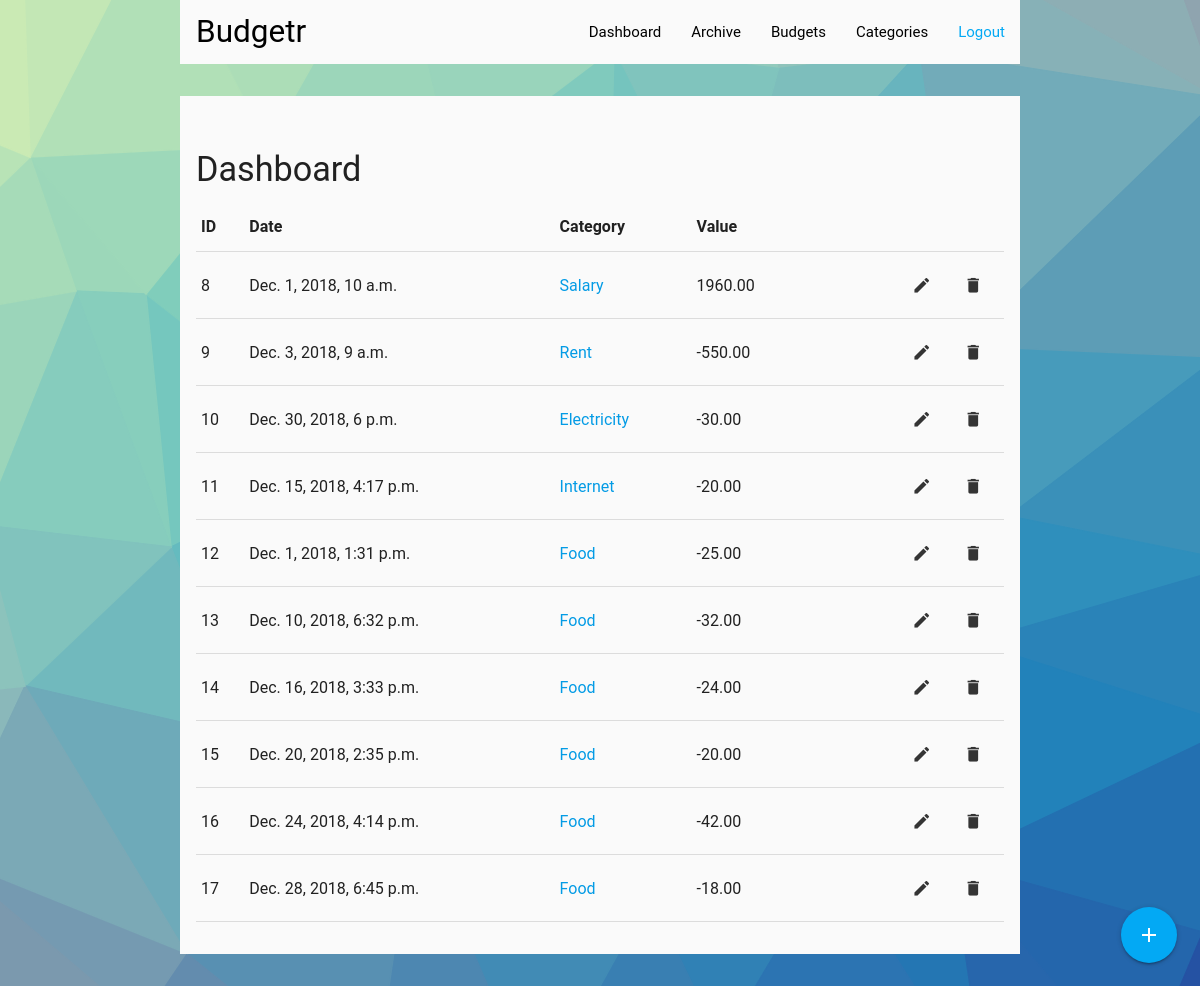
Page /budget/ (signed in) on the committed database.
### budget/models.py (models this page shows, shortened)
class Operation(models.Model):
    datetime = models.DateTimeField()
    category = models.ForeignKey(Category, on_delete=models.DO_NOTHING, null=True, blank=True)
    parent_budget = models.ForeignKey(Budget,
                                      on_delete=models.DO_NOTHING,
                                      null=True,
                                      blank=True,
                                      related_name='parent_budget')
    child_budget = models.ForeignKey(Budget,
                                     on_delete=models.DO_NOTHING,
                                     null=True,
                                     blank=True,
                                     related_name='child_budget')
    user = models.ForeignKey(User, on_delete=models.DO_NOTHING)
    value = models.DecimalField(max_digits=8, decimal_places=2)
    description = models.TextField(max_length=250, null=True, blank=True)

class Category(MPTTModel):
    class Meta:
        verbose_name_plural = "Categories"
    parent = TreeForeignKey('self', on_delete=models.CASCADE, null=True, blank=True, related_name='children')
    name = models.CharField(max_length=55)
    user = models.ForeignKey(User, on_delete=models.DO_NOTHING)
    def __str__(self):
        return str(self.name)

### budget/views.py (the view)
# urls.py: path('', views.dashboard, name='budget_dashboard'),
@login_required
def dashboard(request):
    operations = Operation.objects.all()[:10]
    return render(request, 'budget/dashboard.html', {'operations': operations})

### templates/budget/dashboard.html (shortened to what this page needs)
{% extends 'budget/budget_layout.html' %}
{% load static %}
{% block content %}
    <div class="content">
    <h4>Dashboard</h4>
        {% if operations != None %}
        <table id="operations-table" class="highlight">
            <thead>
                <tr>
                    <th>ID</th>
                    <th>Date</th>
                    <th>Category</th>
                    <th>Value</th>
                    <th></th>
                </tr>
            </thead>
            <tbody>
                {% include 'budget/includes/partial_operation_list.html' %}
            </tbody>
        </table>
        {% else %}
            There are no operations to show.
        {% endif %}
    </div>
    <div class="fixed-action-btn">
        <a class="btn-floating btn-large waves-effect waves-light light-blue js-operation-create" data-url="{% url 'budget_operation_create' %}"><i class="material-icons">add</i></a>
    </div>
{% endblock %}

### templates/budget/includes/partial_operation_list.html
{% for operation in operations %}
    <tr>
        <td>{{ operation.pk }}</td>
        <td>{{ operation.datetime }}</td>
        <td><a href="{% url 'budget_category_details' operation.category.id %}">{{ operation.category }}</a></td>
        <td>{{ operation.value }}</td>
        <td>
            <button class="waves-effect btn-flat right js-operation-delete" type="button" data-url="{% url 'budget_operation_delete' operation.id %}">
                <i class="material-icons center">delete</i>
            </button>
            <button class="waves-effect btn-flat right js-operation-update" type="button" data-url="{% url 'budget_operation_update' operation.id %}">
                <i class="material-icons center">edit</i>
            </button>
        </td>
    </tr>
{% endfor %}

### static/css/main.css (style rules this page uses)
body { background-image: url(trianglify.svg); background-position: center; background-repeat: no-repeat; background-attachment: fixed; font-family: "Roboto", "Lucida Grande", Verdana, Arial, sans-serif; font-size: 16px; margin: 0; }
.content { background-color: #fafafa; margin: 0 0 2em 0; padding: 2em 1em 2em 1em; }

### rows in the picture
Operation: pk "8", datetime "Dec. 1, 2018, 10 a.m.", category "Salary", value "1960.00"
Operation: pk "9", datetime "Dec. 3, 2018, 9 a.m.", category "Rent", value "-550.00"
Operation: pk "10", datetime "Dec. 30, 2018, 6 p.m.", category "Electricity", value "-30.00"
Operation: pk "11", datetime "Dec. 15, 2018, 4:17 p.m.", category "Internet", value "-20.00"
Operation: pk "12", datetime "Dec. 1, 2018, 1:31 p.m.", category "Food", value "-25.00"
Operation: pk "13", datetime "Dec. 10, 2018, 6:32 p.m.", category "Food", value "-32.00"
Operation: pk "14", datetime "Dec. 16, 2018, 3:33 p.m.", category "Food", value "-24.00"
Operation: pk "15", datetime "Dec. 20, 2018, 2:35 p.m.", category "Food", value "-20.00"
Operation: pk "16", datetime "Dec. 24, 2018, 4:14 p.m.", category "Food", value "-42.00"
Operation: pk "17", datetime "Dec. 28, 2018, 6:45 p.m.", category "Food", value "-18.00"
